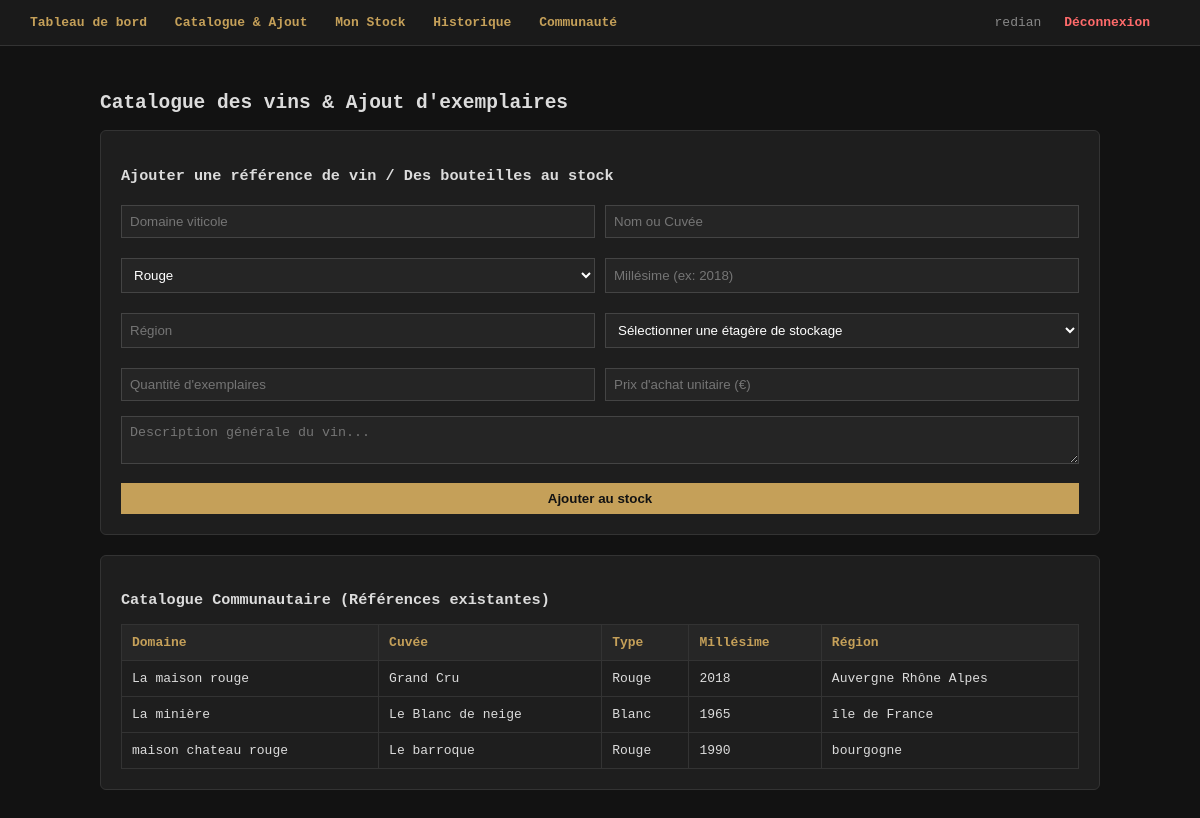
/catalog (signed in), run on an earlier commit of the app's database.
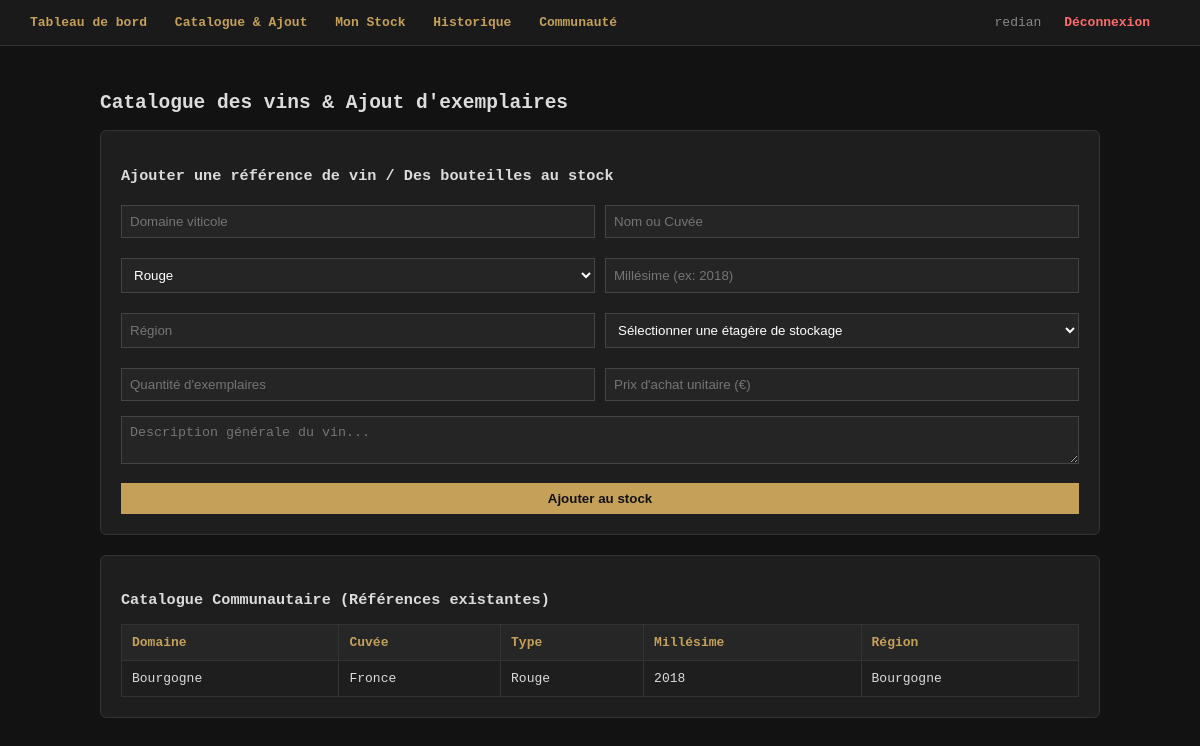
And on a later commit of the database.
### tables this page shows
CREATE TABLE vin_ref (
                id INTEGER PRIMARY KEY AUTOINCREMENT,
                domaine TEXT NOT NULL,
                nom TEXT NOT NULL,
                type TEXT NOT NULL,
                millesime INTEGER NOT NULL,
                region TEXT NOT NULL,
                description TEXT
            );

### app.py (the view)
@app.route('/catalog')
def catalog():
    if 'user_id' not in session:
        return redirect(url_for('index'))
    conn = get_db()
    cursor = conn.cursor()
    cursor.execute("SELECT * FROM vin_ref")
    vins = cursor.fetchall()
    cursor.execute("SELECT id FROM cave WHERE utilisateur_id = ?", (session['user_id'],))
    cave = cursor.fetchone()
    etageres = []
    if cave:
        cursor.execute("SELECT * FROM etagere WHERE cave_id = ?", (cave['id'],))
        etageres = cursor.fetchall()
    conn.close()
    return render_template('catalog.html', vins=vins, etageres=etageres)

### app.py (called while the page is built)
def get_db(): # Récupération de la base de donnée
    conn = sqlite3.connect(DB_NAME)
    conn.row_factory = sqlite3.Row
    return conn

### templates/catalog.html (shortened to what this page needs)
{% extends "base.html" %}
{% block content %}
<h2>Catalogue des vins & Ajout d'exemplaires</h2>
<div class="card">
    <h3>Ajouter une référence de vin / Des bouteilles au stock</h3>
    <form method="POST" action="/vin/add">
        <div style="display:grid; grid-template-columns: 1fr 1fr; gap:10px;">
            <input type="text" name="domaine" placeholder="Domaine viticole" required>
            <input type="text" name="nom" placeholder="Nom ou Cuvée" required>
            <select name="type" required>
                <option value="Rouge">Rouge</option>
            </select>
            <input type="number" name="millesime" placeholder="Millésime (ex: 2018)" required>
            <input type="text" name="region" placeholder="Région" required>
            <select name="etagere_id" required>
                <option value="">Sélectionner une étagère de stockage</option>
            </select>
            <input type="number" name="quantite" placeholder="Quantité d'exemplaires" min="1" required>
            <input type="number" step="0.01" name="prix_achat" placeholder="Prix d'achat unitaire (€)" required>
        </div>
        <textarea name="description" placeholder="Description générale du vin..." rows="2" style="margin-top:10px;"></textarea>
        <button type="submit" style="margin-top:10px; width:100%;">Ajouter au stock</button>
    </form>
</div>
<div class="card">
    <h3>Catalogue Communautaire (Références existantes)</h3>
    <table>
        <tr><th>Domaine</th><th>Cuvée</th><th>Type</th><th>Millésime</th><th>Région</th></tr>
        {% for v in vins %}
        <tr>
            <td>{{ v.domaine }}</td>
            <td>{{ v.nom }}</td>
            <td>{{ v.type }}</td>
            <td>{{ v.millesime }}</td>
            <td>{{ v.region }}</td>
        </tr>
        {% else %}
        <tr><td colspan="5" style="text-align:center; color:#777;">Aucun vin enregistré dans le catalogue.</td></tr>
        {% endfor %}
    </table>
</div>
{% endblock %}

What changed in the data, as far as the page shows it:
removed vin_ref: domaine "La minière", nom "Le Blanc de neige", type "Blanc", millesime "1965", region "île de France"
removed vin_ref: domaine "maison chateau rouge", nom "Le barroque", type "Rouge", millesime "1990", region "bourgogne"
changed vin_ref "Rouge": domaine "La maison rouge" → "Bourgogne"; nom "Grand Cru" → "Fronce"; region "Auvergne Rhône Alpes" → "Bourgogne"
